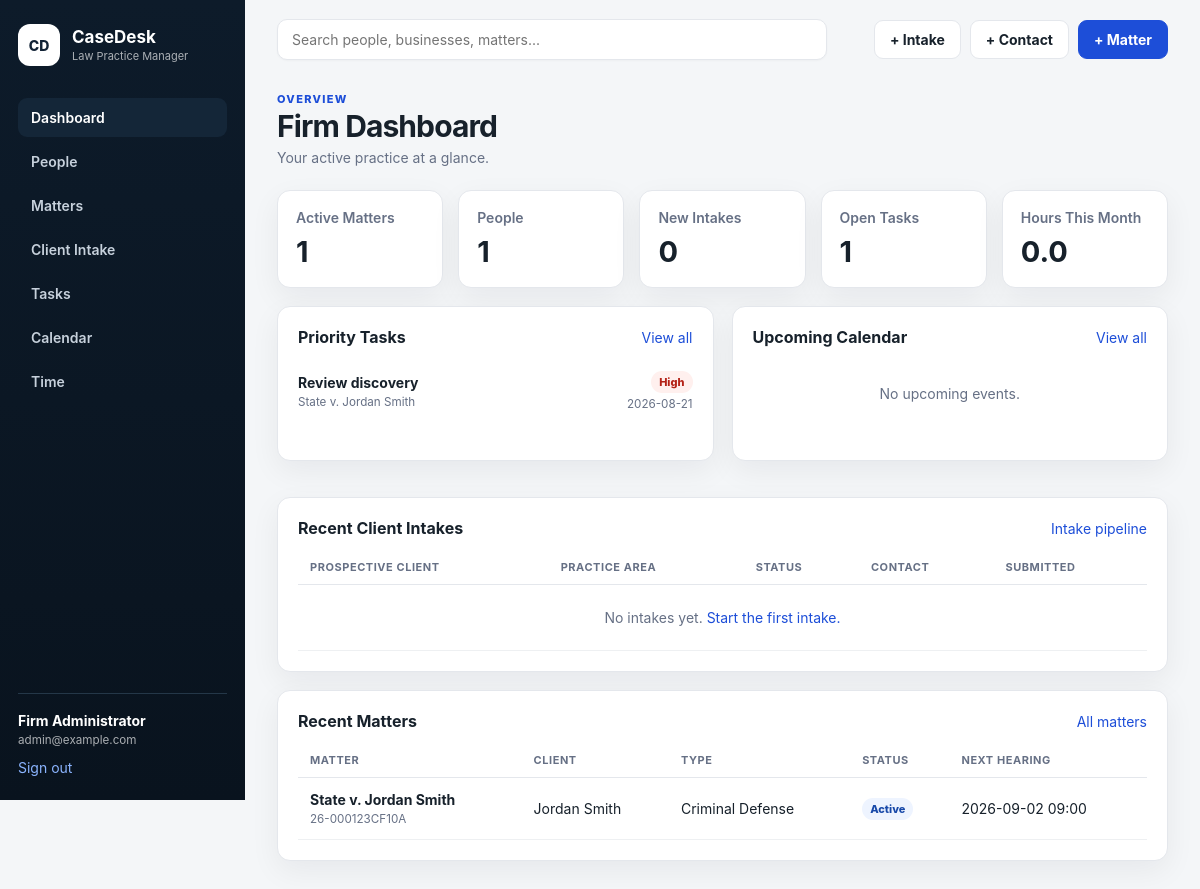
Page / (signed in) on the earlier database version.
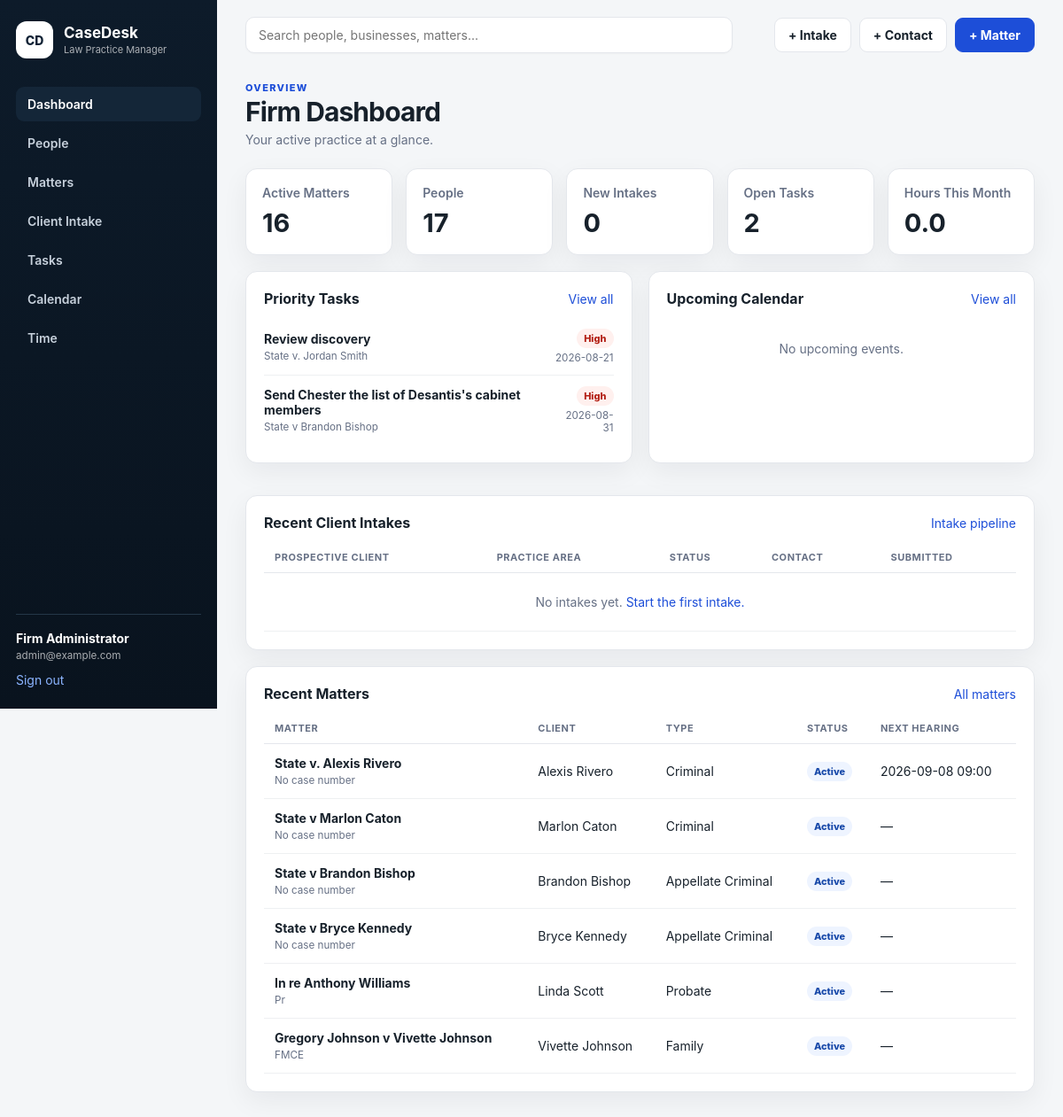
Same page on the later database version.
### tables this page shows
CREATE TABLE tasks (
    id INTEGER PRIMARY KEY AUTOINCREMENT,
    matter_id INTEGER NOT NULL,
    title TEXT NOT NULL,
    description TEXT,
    due_date TEXT,
    priority TEXT NOT NULL DEFAULT 'Normal'
        CHECK(priority IN ('Low','Normal','High','Urgent')),
    status TEXT NOT NULL DEFAULT 'Open'
        CHECK(status IN ('Open','In Progress','Completed')),
    assigned_to TEXT,
    completed_at TEXT,
    created_at TEXT NOT NULL DEFAULT CURRENT_TIMESTAMP,
    FOREIGN KEY(matter_id) REFERENCES matters(id) ON DELETE CASCADE
);

CREATE TABLE matters (
    id INTEGER PRIMARY KEY AUTOINCREMENT,
    client_id INTEGER NOT NULL,
    case_number TEXT,
    title TEXT NOT NULL,
    matter_type TEXT,
    court TEXT,
    judge TEXT,
    opposing_counsel TEXT,
    status TEXT NOT NULL DEFAULT 'Active'
        CHECK(status IN ('Active','Pending','Closed','Archived')),
    opened_date TEXT,
    next_hearing TEXT,
    description TEXT,
    created_at TEXT NOT NULL DEFAULT CURRENT_TIMESTAMP,
    updated_at TEXT NOT NULL DEFAULT CURRENT_TIMESTAMP,
    FOREIGN KEY(client_id) REFERENCES clients(id) ON DELETE RESTRICT
);

### app.py (the view)
@app.route("/")
@login_required
def dashboard():
    db = get_db()
    stats = {
        "active_matters": db.execute(
            "SELECT COUNT(*) FROM matters WHERE status = 'Active'"
        ).fetchone()[0],
        "people": db.execute("SELECT COUNT(*) FROM persons").fetchone()[0],
        "open_tasks": db.execute(
            "SELECT COUNT(*) FROM tasks WHERE status != 'Completed'"
        ).fetchone()[0],
        "hours_month": db.execute(
            """SELECT COALESCE(SUM(hours),0) FROM time_entries
               WHERE substr(work_date,1,7)=substr(date('now'),1,7)"""
        ).fetchone()[0],
        "new_intakes": db.execute(
            "SELECT COUNT(*) FROM intake_submissions WHERE status = 'New'"
        ).fetchone()[0],
    }
    tasks = db.execute(
        """SELECT t.*, m.title AS matter_title
           FROM tasks t
           JOIN matters m ON m.id=t.matter_id
           WHERE t.status != 'Completed'
           ORDER BY
             CASE t.priority WHEN 'Urgent' THEN 1 WHEN 'High' THEN 2 WHEN 'Normal' THEN 3 ELSE 4 END,
             COALESCE(t.due_date,'9999-12-31')
           LIMIT 8"""
    ).fetchall()
    events = db.execute(
        """SELECT e.*, m.title AS matter_title
           FROM events e
           JOIN matters m ON m.id=e.matter_id
           WHERE datetime(e.start_at) >= datetime('now','-1 day')
           ORDER BY datetime(e.start_at)
           LIMIT 8"""
    ).fetchall()
    recent_matters = db.execute(
        """SELECT m.*, CASE WHEN p.person_type='Business' THEN p.organization_name
                             ELSE p.first_name || ' ' || p.last_name END AS client_name
           FROM matters m
           JOIN persons p ON p.client_id=m.client_id
           ORDER BY m.updated_at DESC
           LIMIT 6"""
    ).fetchall()
    recent_intakes = db.execute(
        """SELECT * FROM intake_submissions
           ORDER BY datetime(submitted_at) DESC, id DESC
           LIMIT 5"""
    ).fetchall()
    return render_template(
        "dashboard.html",
        stats=stats,
        tasks=tasks,
        events=events,
        recent_matters=recent_matters,
        recent_intakes=recent_intakes,
        intake_types=INTAKE_TYPES,
    )

### app.py (called while the page is built)
def get_db():
    if "db" not in g:
        g.db = sqlite3.connect(app.config["DATABASE"])
        g.db.row_factory = sqlite3.Row
        g.db.execute("PRAGMA foreign_keys = ON")
    return g.db

def csrf_token():
    token = session.get("_csrf_token")
    if not token:
        token = secrets.token_urlsafe(32)
        session["_csrf_token"] = token
    return token

def csrf_field():
    return f'<input type="hidden" name="_csrf_token" value="{csrf_token()}">'

@app.context_processor
def inject_helpers():
    return {
        "csrf_field": csrf_field,
        "today": date.today().isoformat(),
    }

@app.before_request
def csrf_protect():
    if request.method == "POST":
        expected = session.get("_csrf_token")
        supplied = request.form.get("_csrf_token")
        if not expected or not supplied or not secrets.compare_digest(expected, supplied):
            abort(400, description="Invalid CSRF token.")

def login_required(view):
    @wraps(view)
    def wrapped_view(**kwargs):
        if "user_id" not in session:
            return redirect(url_for("login", next=request.path))
        return view(**kwargs)
    return wrapped_view

### templates/dashboard.html (shortened to what this page needs)
{% extends "base.html" %}
{% block content %}
<div class="page-head">
  <div><p class="eyebrow">OVERVIEW</p><h1>Firm Dashboard</h1><p class="muted">Your active practice at a glance.</p></div>
</div>
<div class="stats stats-five">
  <div class="stat"><span>Active Matters</span><strong>{{ stats.active_matters }}</strong></div>
  <div class="stat"><span>People</span><strong>{{ stats.people }}</strong></div>
  <a class="stat stat-link" href="{{ url_for('intakes', status='New') }}"><span>New Intakes</span><strong>{{ stats.new_intakes }}</strong></a>
  <div class="stat"><span>Open Tasks</span><strong>{{ stats.open_tasks }}</strong></div>
  <div class="stat"><span>Hours This Month</span><strong>{{ "%.1f"|format(stats.hours_month) }}</strong></div>
</div>
<div class="grid two">
  <section class="card">
    <div class="card-head"><h2>Priority Tasks</h2><a href="{{ url_for('tasks') }}">View all</a></div>
    {% if tasks %}
      <div class="list">
      {% for task in tasks %}
        <div class="list-row">
          <div><strong>{{ task.title }}</strong><small>{{ task.matter_title }}</small></div>
          <div class="right"><span class="badge {{ task.priority|lower }}">{{ task.priority }}</span><small>{{ task.due_date or 'No due date' }}</small></div>
        </div>
      {% endfor %}
      </div>
    {% else %}<p class="empty">No open tasks.</p>{% endif %}
  </section>
  <section class="card">
    <div class="card-head"><h2>Upcoming Calendar</h2><a href="{{ url_for('calendar') }}">View all</a></div>
    {% if events %}
      <div class="list">
      {% for event in events %}
        <div class="list-row">
          <div><strong>{{ event.title }}</strong><small>{{ event.matter_title }}</small></div>
          <div class="right"><span class="badge">{{ event.event_type }}</span><small>{{ event.start_at.replace('T',' ') }}</small></div>
        </div>
      {% endfor %}
      </div>
    {% else %}<p class="empty">No upcoming events.</p>{% endif %}
  </section>
</div>
<section class="card">
  <div class="card-head"><h2>Recent Client Intakes</h2><a href="{{ url_for('intakes') }}">Intake pipeline</a></div>
  <div class="table-wrap">
    <table>
      <thead><tr><th>Prospective Client</th><th>Practice Area</th><th>Status</th><th>Contact</th><th>Submitted</th></tr></thead>
      <tbody>
      {% for intake in recent_intakes %}
        <tr>
          <td><a class="strong-link" href="{{ url_for('intake_detail', intake_id=intake.id) }}">{{ intake.first_name }} {{ intake.last_name }}</a><small>Intake #{{ intake.id }}</small></td>
          <td>{{ intake_types[intake.intake_type].name }}</td>
          <td><span class="badge intake-status {{ intake.status|lower|replace(' ','-') }}">{{ intake.status }}</span></td>
          <td>{{ intake.phone or intake.email or '—' }}</td>
          <td>{{ intake.submitted_at[:16] }}</td>
        </tr>
      {% else %}
        <tr><td colspan="5" class="empty">No intakes yet. <a href="{{ url_for('intake_choose') }}">Start the first intake.</a></td></tr>
      {% endfor %}
      </tbody>
    </table>
  </div>
</section>
<section class="card">
  <div class="card-head"><h2>Recent Matters</h2><a href="{{ url_for('matters') }}">All matters</a></div>
  <div class="table-wrap">
    <table>
      <thead><tr><th>Matter</th><th>Client</th><th>Type</th><th>Status</th><th>Next Hearing</th></tr></thead>
      <tbody>
      {% for matter in recent_matters %}
        <tr>
          <td><a class="strong-link" href="{{ url_for('matter_detail', matter_id=matter.id) }}">{{ matter.title }}</a><small>{{ matter.case_number or 'No case number' }}</small></td>
          <td>{{ matter.client_name }}</td>
          <td>{{ matter.matter_type or '—' }}</td>
          <td><span class="badge status">{{ matter.status }}</span></td>
          <td>{{ matter.next_hearing.replace('T',' ') if matter.next_hearing else '—' }}</td>
        </tr>
      {% else %}
        <tr><td colspan="5" class="empty">No matters yet.</td></tr>
      {% endfor %}
      </tbody>
    </table>
  </div>
</section>
{% endblock %}

Differences in the rows shown:
no longer on this page (row unchanged): matters: title "State v. Jordan Smith", case_number "26-000123CF10A", client_name "Jordan Smith", matter_type "Criminal Defense", status "Active", next_hearing "2026-09-02 09:00"
added tasks: title "Send Chester the list of Desantis's cabinet members", matter_title "State v Brandon Bishop", priority "High", due_date "2026-08-31"
added matters: title "State v. Alexis Rivero", case_number "No case number", client_name "Alexis Rivero", matter_type "Criminal", status "Active", next_hearing "2026-09-08 09:00"
added matters: title "State v Marlon Caton", case_number "No case number", client_name "Marlon Caton", matter_type "Criminal", status "Active", next_hearing "—"
added matters: title "State v Brandon Bishop", case_number "No case number", client_name "Brandon Bishop", matter_type "Appellate Criminal", status "Active", next_hearing "—"
added matters: title "State v Bryce Kennedy", case_number "No case number", client_name "Bryce Kennedy", matter_type "Appellate Criminal", status "Active", next_hearing "—"
added matters: title "In re Anthony Williams", case_number "Pr", client_name "Linda Scott", matter_type "Probate", status "Active", next_hearing "—"
added matters: title "Gregory Johnson v Vivette Johnson", case_number "FMCE", client_name "Vivette Johnson", matter_type "Family", status "Active", next_hearing "—"
Other differences:
{{ stats.active_matters }}: "1" → "16"
{{ stats.people }}: "1" → "17"
{{ stats.open_tasks }}: "1" → "2"
